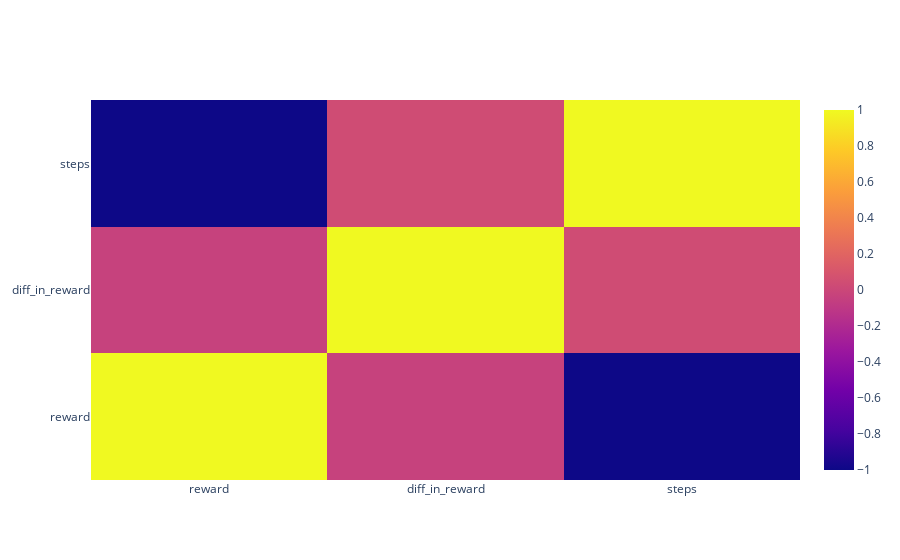

The notebook cell saved with this chart:
### Code cell
fig = go.Figure()
fig.add_trace(
    go.Heatmap(
        x= df_corr.columns,
        y=df_corr.index,
        z = np.array(df_corr),
    )
)
fig.show()

### Figure 1 — Plotly figure (JSON) as saved in the notebook; plotly's stock layout.template omitted (floating-point values rounded to 4 significant figures)
{"data": [{"type": "heatmap", "x": ["reward", "diff_in_reward", "steps"], "y": ["reward", "diff_in_reward", "steps"], "z": [[1.0, -0.0354, -1.0], [-0.0354, 1.0, 0.03553], [-1.0, 0.03553, 1]]}], "layout": {}}
